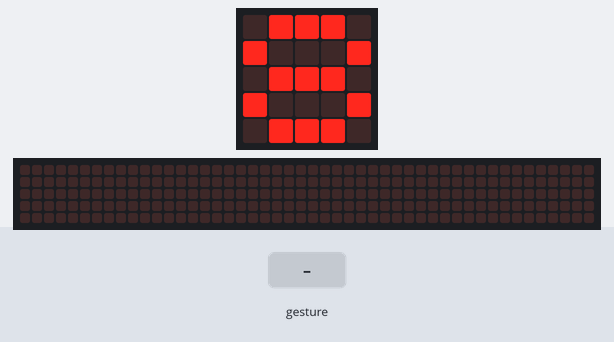
Bench run of a program on a simulated BBC micro:bit running MicroPython. On the bench: the board's 5×5 LED display, a strip that is not on the board, showing the scrolling text unrolled. The test bench sets the inputs (shaded band). Random numbers come from a fixed seed; a tilt is held for 1.5 s and a shake lasts 1 s, then the board lies face up again; the 48×5 strip is a reading aid, not a part: it shows the text the display is scrolling, unrolled, one strip-width of it at a time.

Above: at 0.97 s.
1.3 s: gesture 'shake'
At 2.58 s:
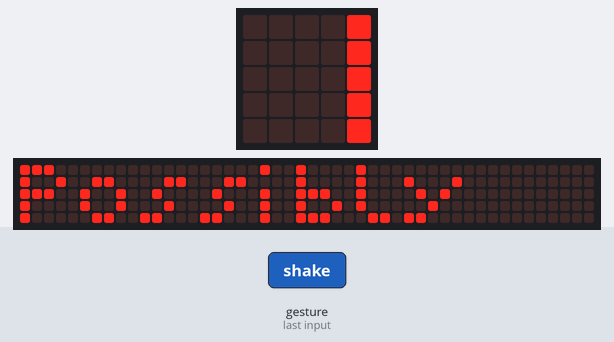
At 9.6 s:
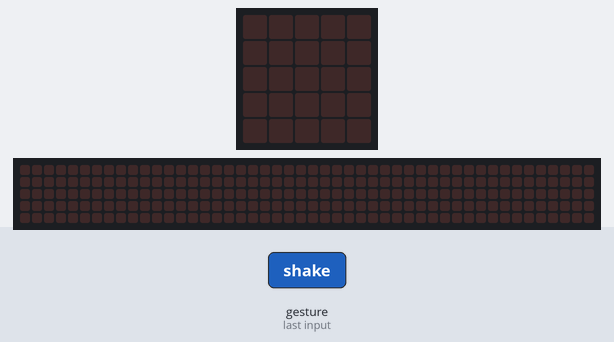
Timing chart, 0 to 10.3 s (numbered marks = the images above; inputs shaded):
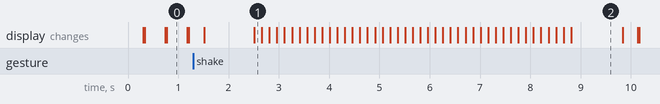

Measured:
- what the display in image 0 shows lasts 0.4 s, from 0.8 s to 1.2 s
- what the display in image 2 shows lasts 1.0 s, from 8.8 s to 9.8 s

The program:

Magic_8-Ball.py
```python
# Magic 8 ball by Nicholas Tollervey. February 2016.
#
# Ask a question then shake.
#
# This program has been placed into the public domain.
# Modified by Raymond Lesley

from microbit import *
import random

answers = [
    "Yes",
    "No",
    "Possibly",
    "Try again later",
    Image(  "00000:"
            "00009:"
            "00090:"
            "90900:"
            "09000"
    ),
    "X",
    "?",
    "Woteva",

    Image.HAPPY,

    Image.SAD
]


def show(result):

    if type(result) == type(Image.ANGRY):

        display.show(result)

    elif len(result) == 1:

        display.show(result)

    else:  # assume string

        display.scroll(result)


NUM_STATES = 10
def animate(state):
    if state < (NUM_STATES // 5 * 4):
        display.show('8')
    else:
        display.clear()
    return (state + 1) % NUM_STATES

animation_state = 0
while True:
    animation_state = animate(animation_state)
    if accelerometer.was_gesture('shake'):
        display.clear()
        sleep(1000)
        #display.scroll(random.choice(answers))
        #display.show(random.choice(answers))

        show(random.choice(answers))
        sleep(1000)
    sleep(10)
```
